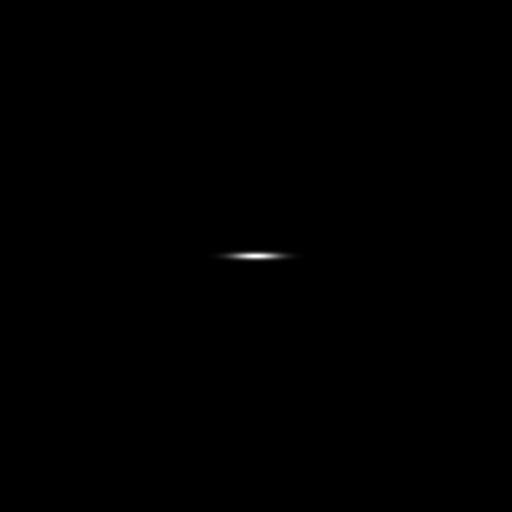
#> input picture HW4/h.jpg, 512 x 512 px; the run also reads 1 picture not shown here
$ python q3_Winnier.py
#> lines starting #> are read from the running program, lines starting #| are printed output that depends on the picture
import numpy as np
import matplotlib.pyplot as plt
from skimage import color, data, restoration
from scipy.signal import convolve2d as conv2
import cv2

def winier(k,s):
#> called with k = 10, s = 'degeraded1.jpg'
    h = cv2.imread('h.jpg', 0)
#> h is the input picture: shape (512, 512); min 0, max 253, mean 0.2
    x = np.fft.fft2(h)
    H = np.fft.fftshift(x)
    Hc = np.conj(H)
    f = cv2.imread(s, 0)
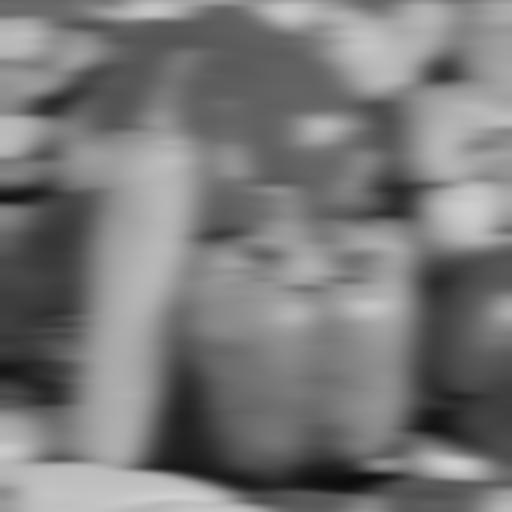
#> input picture HW4/degeraded1.jpg, 512 x 512 px
#> f is the input picture: shape (512, 512); min 12, max 208, mean 120.6
    xx = np.fft.fft2(f)
    F = np.fft.fftshift(xx)
    Res = np.copy(F)
    for i in range(len(Res)):
        for j in range(len(Res)):
            Res[i][j] = F[i][j] * (Hc[i][j] / (np.real(H[i][j]) ** 2 + np.imag(H[i][j]) ** 2 + k))
    f_ishift = np.fft.ifftshift(Res)
    img_back = np.fft.ifft2(f_ishift)
    img_back = np.abs(img_back)
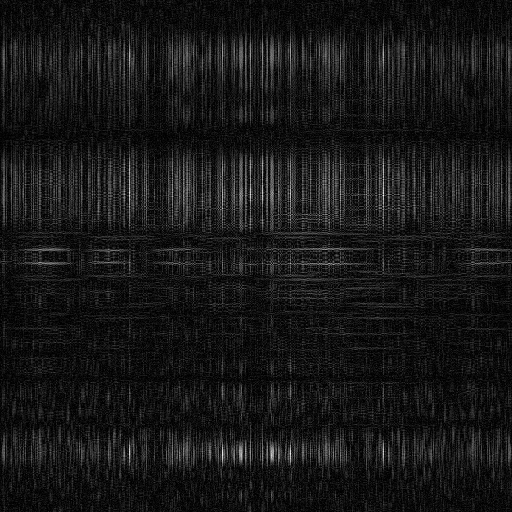
#> img_back: shape (512, 512) float64; min 5.79e-07, max 1.02, mean 0.0948; drawn with min black and max white
    return img_back


k=10

img1w= winier(k,'degeraded1.jpg')

img2w= winier(k,'degeraded2.jpg')
#> call 2 of winier, with k = 10, s = 'degeraded2.jpg'
#> in winier (call 2), `img_back = np.abs(img_back)`:
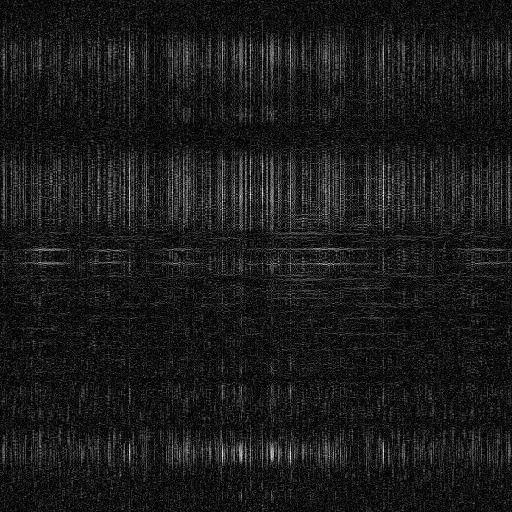
#> img_back: shape (512, 512) float64; min 5.05e-07, max 0.993, mean 0.106

img1rev= winier(0.00000000001,'degeraded1.jpg')
#> call 3 of winier, with k = 1e-11, s = 'degeraded1.jpg'
#> in winier (call 3), `img_back = np.abs(img_back)`:
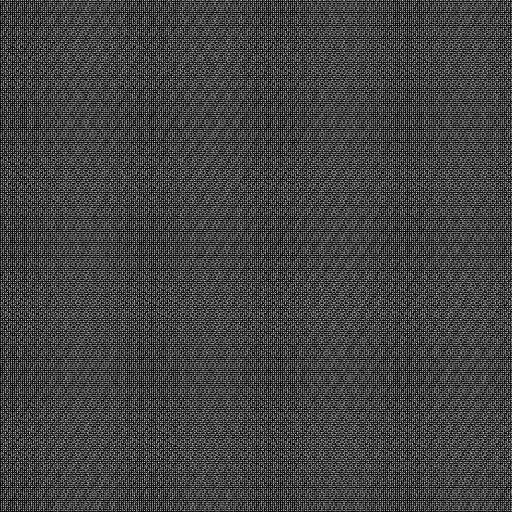
#> img_back: shape (512, 512) float64; min 1.62e-05, max 45.41, mean 11.8; drawn with min black and max white

img2rev= winier(0.00000000001,'degeraded2.jpg')
#> call 4 of winier, with k = 1e-11, s = 'degeraded2.jpg'
#> in winier (call 4), `img_back = np.abs(img_back)`:
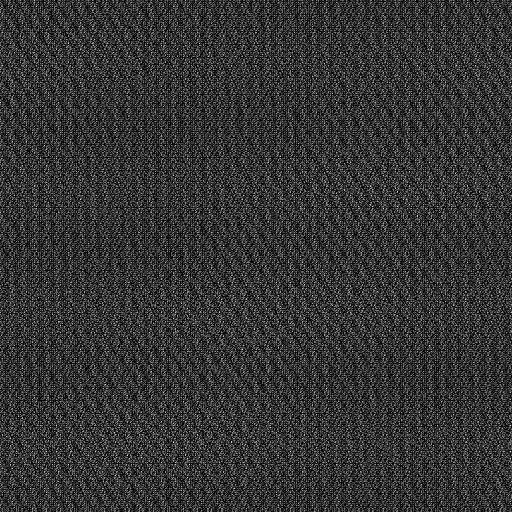
#> img_back: shape (512, 512) float64; min 5.13e-05, max 48.47, mean 10.2; drawn with min black and max white

plt.subplot(141),plt.imshow(img1w, cmap = 'gray')
plt.title('1winier'), plt.xticks([]), plt.yticks([])
plt.subplot(142),plt.imshow(img1rev, cmap = 'gray')
plt.title('1reverse'), plt.xticks([]), plt.yticks([])
plt.subplot(143),plt.imshow(img2w, cmap = 'gray')
plt.title('2winier'), plt.xticks([]), plt.yticks([])
plt.subplot(144),plt.imshow(img2rev, cmap = 'gray')
plt.title('2reverse'), plt.xticks([]), plt.yticks([])

plt.show()
